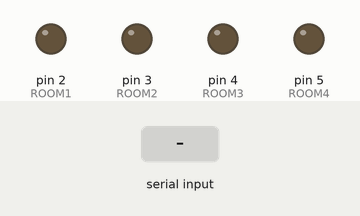
Recording of a sketch running on a simulated Arduino Uno, built with avr-gcc and run on an emulated ATmega328P. Parts: output pins drawn as LEDs (lit = HIGH). Inputs (shaded band) come from the test bench.

Above: at 1.2 s.
1.3 s: "1\n" received over Serial
At 3.1 s:
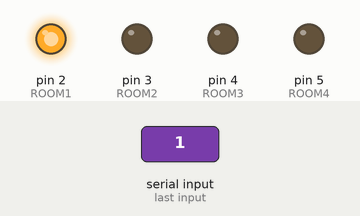
3.8 s: "3\n" received over Serial
At 6.1 s:
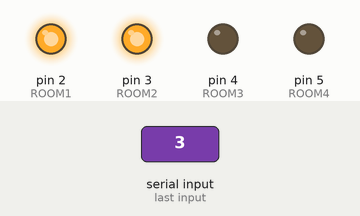
6.4 s: "2\n" received over Serial
At 8.2 s:
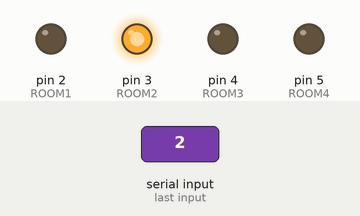
8.9 s: "5\n" received over Serial
At 11.1 s:
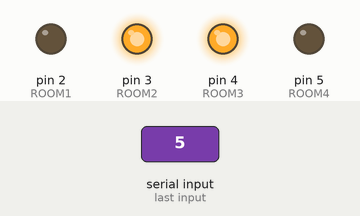
11.4 s: "4\n" received over Serial
At 13.3 s:
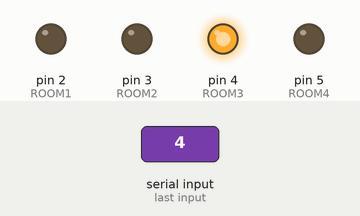
14.0 s: "1\n" received over Serial
At 16.4 s:
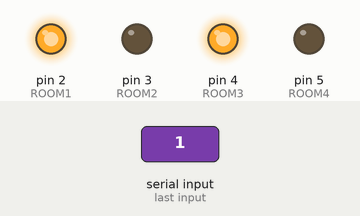
Timing chart, 0 to 17.6 s (numbered marks = the images above; inputs shaded):
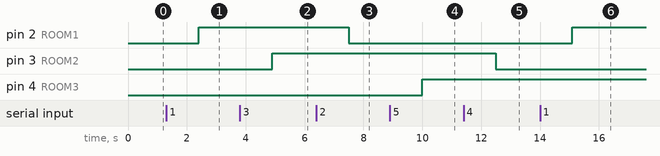

The sketch:

code_arduino.ino
```cpp
#include <SoftwareSerial.h>

int ROOM1 = 2;
int ROOM2 = 3;
int ROOM3 = 4;
int ROOM4 = 5;


void setup() {
  Serial.begin(9600);

  pinMode(ROOM1, OUTPUT);
  pinMode(ROOM2, OUTPUT);
  pinMode(ROOM3, OUTPUT);
  pinMode(ROOM4, OUTPUT);
}

void loop() {
  if (Serial.available() > 0) {
    int value = Serial.readString().toInt();

    switch (value) {
      case 1:
        digitalWrite(ROOM1, HIGH);
        break;
      case 2:
        digitalWrite(ROOM1, LOW);
        break;
      case 3:
        digitalWrite(ROOM2, HIGH);
        break;
      case 4:
        digitalWrite(ROOM2, LOW);
        break;
      case 5:
        digitalWrite(ROOM3, HIGH);
        break;
      case 6:
        digitalWrite(ROOM3, LOW);
        break;
      case 7:
        digitalWrite(ROOM4, HIGH);
        break;
      case 8:
        digitalWrite(ROOM4, LOW);
        break;
      default:
        break;
    }
  }
  delay(100);
}
```

Measured:
- after the input at 1.3 s, pin 2 (ROOM1): LOW → HIGH after 1.1 s
- after the input at 3.8 s, pin 3 (ROOM2): LOW → HIGH after 1.1 s
- after the input at 6.4 s, pin 2 (ROOM1): HIGH → LOW after 1.1 s
- after the input at 8.9 s, pin 4 (ROOM3): LOW → HIGH after 1.1 s
- after the input at 11.4 s, pin 3 (ROOM2): HIGH → LOW after 1.1 s
- after the input at 14.0 s, pin 2 (ROOM1): LOW → HIGH after 1.1 s
